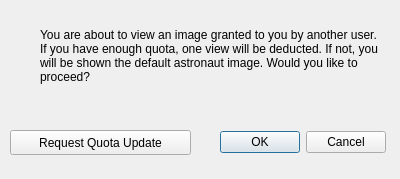
<?xml version="1.0" encoding="UTF-8"?>
<ui version="4.0">
 <class>ViewGrantedImageDialog</class>
 <widget class="QDialog" name="ViewGrantedImageDialog">
  <property name="geometry">
   <rect>
    <x>0</x>
    <y>0</y>
    <width>400</width>
    <height>179</height>
   </rect>
  </property>
  <property name="windowTitle">
   <string>Dialog</string>
  </property>
  <widget class="QLabel" name="label">
   <property name="geometry">
    <rect>
     <x>40</x>
     <y>-20</y>
     <width>341</width>
     <height>151</height>
    </rect>
   </property>
   <property name="text">
    <string>You are about to view an image granted to you by another user. If you have enough quota, one view will be deducted. If not, you will be shown the default astronaut image. Would you like to proceed? </string>
   </property>
   <property name="wordWrap">
    <bool>true</bool>
   </property>
  </widget>
  <widget class="QDialogButtonBox" name="buttonBox">
   <property name="geometry">
    <rect>
     <x>220</x>
     <y>130</y>
     <width>166</width>
     <height>25</height>
    </rect>
   </property>
   <property name="orientation">
    <enum>Qt::Horizontal</enum>
   </property>
   <property name="standardButtons">
    <set>QDialogButtonBox::Cancel|QDialogButtonBox::Ok</set>
   </property>
  </widget>
  <widget class="QPushButton" name="pushButton">
   <property name="geometry">
    <rect>
     <x>10</x>
     <y>130</y>
     <width>181</width>
     <height>25</height>
    </rect>
   </property>
   <property name="text">
    <string>Request Quota Update</string>
   </property>
  </widget>
 </widget>
 <resources/>
 <connections>
  <connection>
   <sender>buttonBox</sender>
   <signal>accepted()</signal>
   <receiver>ViewGrantedImageDialog</receiver>
   <slot>accept()</slot>
   <hints>
    <hint type="sourcelabel">
     <x>390</x>
     <y>91</y>
    </hint>
    <hint type="destinationlabel">
     <x>157</x>
     <y>178</y>
    </hint>
   </hints>
  </connection>
  <connection>
   <sender>buttonBox</sender>
   <signal>rejected()</signal>
   <receiver>ViewGrantedImageDialog</receiver>
   <slot>reject()</slot>
   <hints>
    <hint type="sourcelabel">
     <x>390</x>
     <y>97</y>
    </hint>
    <hint type="destinationlabel">
     <x>286</x>
     <y>178</y>
    </hint>
   </hints>
  </connection>
 </connections>
</ui>
